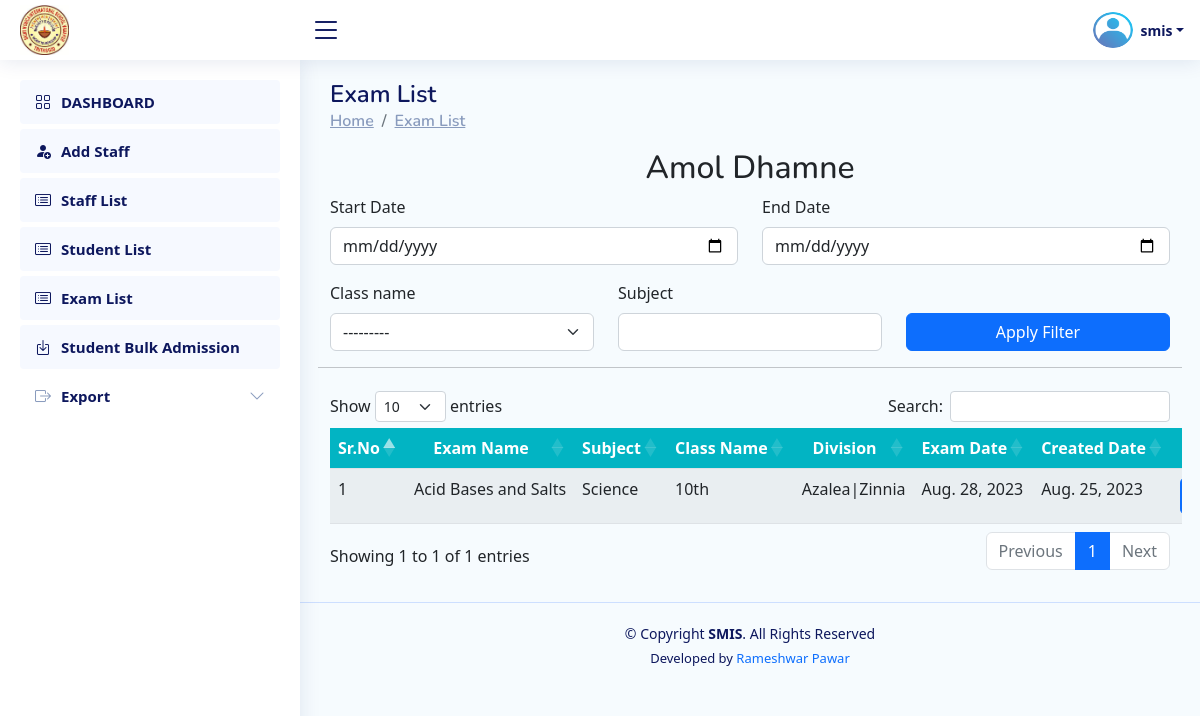
The app's page /Institute/institute_staff_exam_list/860 (signed in) with its own data.
### Institute/models.py (models this page shows, shortened)
class CustomUser(AbstractUser):
    student_prn_no = models.BigIntegerField(null=True,unique=True)
    name = models.CharField(max_length=200,null=True)
    roll_no = models.CharField(max_length=20,null=True)
    class_name = models.CharField(max_length=50,null=True,choices=CLASS)
    division = models.CharField(max_length=10,null=True,choices=DIVISION)
    is_institute=models.BooleanField(default=False)
    is_staff=models.BooleanField(default=False)
    is_student=models.BooleanField(default=False)
    staff_id = models.CharField(max_length=10,null=True)
    designation=models.CharField(max_length=50,null=True,blank=True)
    email=models.EmailField(max_length=254,null=True,blank=True)
    gender=models.CharField(max_length=50,null=True,blank=True,choices=GENDER)

class Exam(models.Model):
    name = models.CharField(max_length=200,null=True)
    subject = models.CharField(max_length=50,null=True)
    exam_date = models.DateField()
    exam_duration = models.TimeField(null=True)
    class_name = models.CharField(max_length=50,null=True,choices=CLASS)
    division = models.CharField(max_length=10,null=True,choices=DIVISION)
    is_publish = models.BooleanField(default=False)
    is_result_declared = models.BooleanField(default=False)
    staff_id = models.CharField(max_length=50,null=True)
    record_created_date=models.DateField(auto_now=False, auto_now_add=True, null=True)

### Institute/views.py (the view)
# urls.py: path("institute_staff_exam_list/<int:id>",views.staff_exam_list,name="institute_staff_exam_list"),
@institute_required
def staff_exam_list(request,id):
    staff_profile=CustomUser.objects.get(id=id)
    exam=Exam.objects.filter(staff_id=staff_profile.staff_id)
    Filter=Exam_List_Filter(request.GET, queryset=exam)
    exam_record=Filter.qs
    context={
        'staff_profile':staff_profile,
        'exam_record':exam_record,
        'filter':Filter,
    }
    return render(request,'institute__staff_exam_list.html',context)

### Institute/views.py (called while the page is built)
def is_institute(user):
    return user.is_authenticated and hasattr(user, 'is_institute') and user.is_institute

### Staff/views.py (called while the page is built)
def my_exam_list_object_for_base(request):
    if request.user.is_authenticated:
        exam = Exam.objects.filter(staff_id=request.user.staff_id).order_by('-id')
    else:
        exam={}
    return {'exam_list_data': exam}

### Institute/templates/institute__staff_exam_list.html (shortened to what this page needs)
{% extends 'institute_base.html' %}
{% load crispy_forms_tags %}
{% block content %}
<main id="main" class="main">
    <div class="pagetitle">
        <h1>Exam List</h1>
        <nav>
            <ol class="breadcrumb">
                <li class="breadcrumb-item"><a href="#">Home</a></li>
                <li class="breadcrumb-item"><a href="#">Exam List </a></li>
            </ol>
        </nav>
    <section class="section dashboard">
        <div class="row">
            <div class="col-lg-12">
                <div class="row">
                    <center>
                        <h2>{{staff_profile.name}}</h2>
                    </center>
                    <form action="" method="GET">
                        <div class="row">
                                <div class="col-sm-6">{{filter.form.start_date|as_crispy_field}}</div>
                                <div class="col-sm-6">{{filter.form.end_date|as_crispy_field}}</div>
                        </div>
                        <div class="row">
                            <div class="col-sm-4">{{filter.form.class_name|as_crispy_field}}</div>
                            <div class="col-sm-4">{{filter.form.subject|as_crispy_field}}</div>
                            <div class="col-sm-4 py-2 text-center"><input type="submit" value="Apply Filter" class="btn btn-primary mt-4" style="width:100%"></div>
                        </div>
                        </form>
                <hr><br>
                    <div class="container" style=" overflow:scroll;">
                        <table id="example" class="table table-striped " style="overflow:scroll; width:100%;min-width: max-content;">
                            <thead>
                                <tr style="background:#02B4C3;">
                                        <th scope="col" class="text-center text-white" style="">Sr.No</th>
                                        <th scope="col" class="text-center text-white" style="">Exam Name</th>
                                        <th scope="col" class="text-center text-white" style="">Subject</th>
                                        <th scope="col" class="text-center text-white" style="">Class Name</th>
                                        <th scope="col" class="text-center text-white" style="">Division</th>
                                        <th scope="col" class="text-center text-white" style="">Exam Date</th>
                                        <th scope="col" class="text-center text-white" style="">Created Date</th>
                                        <th scope="col" class="text-center text-white" style="">Action</th>
                                </tr>
                            </thead>
                            <tbody>
                                {% if exam_record %}
                                {% for r in exam_record %}
                                <tr>
                                    <td>{{forloop.counter}}</td>
                                    <td>{{r.name}}</td>
                                    <td>{{r.subject}}</td>
                                    <td>{{r.class_name}}</td>
                                    <td>{{r.division}}</td>
                                    <td>{{r.exam_date}}</td>
                                    <td>{{r.record_created_date}}</td>
                                    <td>
                                    <center>
                                        <a href="{% url 'institute__exam_question_ans_review' r.id %}"
                                        class="btn btn-primary px-3">more</a>
                                    </center>
                                    </td>
                                </tr>
                                {% endfor %}
                                {% endif %}
                            </tbody>
                        </table>
                    </div>
                </div>
            </div>
        </div>
    </section>
</main>
{% endblock content %}

### Institute/templates/institute_base.html (shortened to what this page needs)
{% load static %}
<!DOCTYPE html>
<html lang="en">
<head>
    <link href="https://unpkg.com/aos@2.3.1/dist/aos.css" rel="stylesheet">
    <link rel="stylesheet" href="https://cdn.jsdelivr.net/npm/bootstrap-icons@1.10.3/font/bootstrap-icons.css">
  <link rel="stylesheet" href="{% static 'css/base_style.css' %}">
<link rel="stylesheet" href="https://cdn.jsdelivr.net/npm/bootstrap@5.2.2/dist/css/bootstrap.min.css">
<link rel="stylesheet" href="https://cdn.datatables.net/1.11.3/css/dataTables.bootstrap5.min.css">
</head>
<body>
<header id="header" class="header fixed-top d-flex align-items-center">
  <div class="d-flex align-items-center justify-content-between">
      <a href="{% url 'index' %}" class="logo d-flex align-items-center">
          <center>
            <img src="{% static 'img/logo.jpg' %}" alt="IMS - Logo">
          </center>
      </a>
      <i class="bi bi-list toggle-sidebar-btn"></i>
  </div>
  <nav class="header-nav ms-auto">
      <ul class="d-flex align-items-center">
          <li class="nav-item dropdown pe-3 text-center  ">
              <a class="nav-link nav-profile d-flex align-items-center pe-0" href="#" data-bs-toggle="dropdown">
                <img src="{% static 'img/profile.png' %}" alt="Profile" class="rounded-circle" style="width:40px; height:40px;">
                <span class="d-none d-md-block dropdown-toggle ps-2"> {{request.user.username}}</span>
              </a>
          </li>
      </ul>
  </nav>
</header>
<aside id="sidebar" class="sidebar">
  <ul class="sidebar-nav" id="sidebar-nav">
    <li class="nav-item">
          <a class="nav-link " href="{% url 'institute_dashboard' %}">
              <i class="bi bi-grid"></i>
              <span>DASHBOARD</span>
          </a>
      </li>
      <li class="nav-item">
        <a class="nav-link " href="{% url 'add_staff' %}">
          <i class="bi bi-person-fill-add"></i>
            <span>Add Staff</span>
        </a>
      </li>
      <li class="nav-item">
        <a class="nav-link " href="{% url 'staff_list' %}">
          <i class="bi bi-card-list"></i>
            <span>Staff List</span>
        </a>
      </li>
      <li class="nav-item">
        <a class="nav-link " href="{% url 'institute_student_list' %}">
          <i class="bi bi-card-list"></i>
            <span>Student List</span>
        </a>
      </li>
      <li class="nav-item">
        <a class="nav-link " href="{% url 'exam_list' %}">
          <i class="bi bi-card-list"></i>
            <span>Exam List</span>
        </a>
      </li>
      <li class="nav-item">
        <a class="nav-link " href="{% url 'student_bulk_registration' %}">
          <i class="bi bi-box-arrow-in-down"></i>
            <span>Student Bulk Admission</span>
        </a>
      </li>
      <li class="nav-item">
        <a class="nav-link collapsed" data-bs-target="#exam-nav" data-bs-toggle="collapse" href="#">
          <i class="bi bi-box-arrow-right"></i><span>Export</span><i class="bi bi-chevron-down ms-auto"></i>
        </a>
      </li>
  </ul>
</aside>
  {% block content %}
  {% endblock content %}
  <footer id="footer" class="footer text-center">
      <div class="copyright">
          &copy; Copyright <strong><span>SMIS</span></strong>. All Rights Reserved
      </div>
      <div class="credits">
          Developed by <a href="https://prameshwar4378.github.io/My_Portfolio/" style="text-decoration:none;">Rameshwar Pawar</a>
      </div>
  </footer>
</body>
</html>

### Institute/templates/institute_base.html (style rules this page uses)
body { background:#F6FBFE; }

### records on screen
CustomUser: user.username "smis"
CustomUser: name "Amol Dhamne"
Exam: name "Acid Bases and Salts", subject "Science", class_name "10th", division "Azalea|Zinnia", exam_date "Aug. 28, 2023", record_created_date "Aug. 25, 2023"
